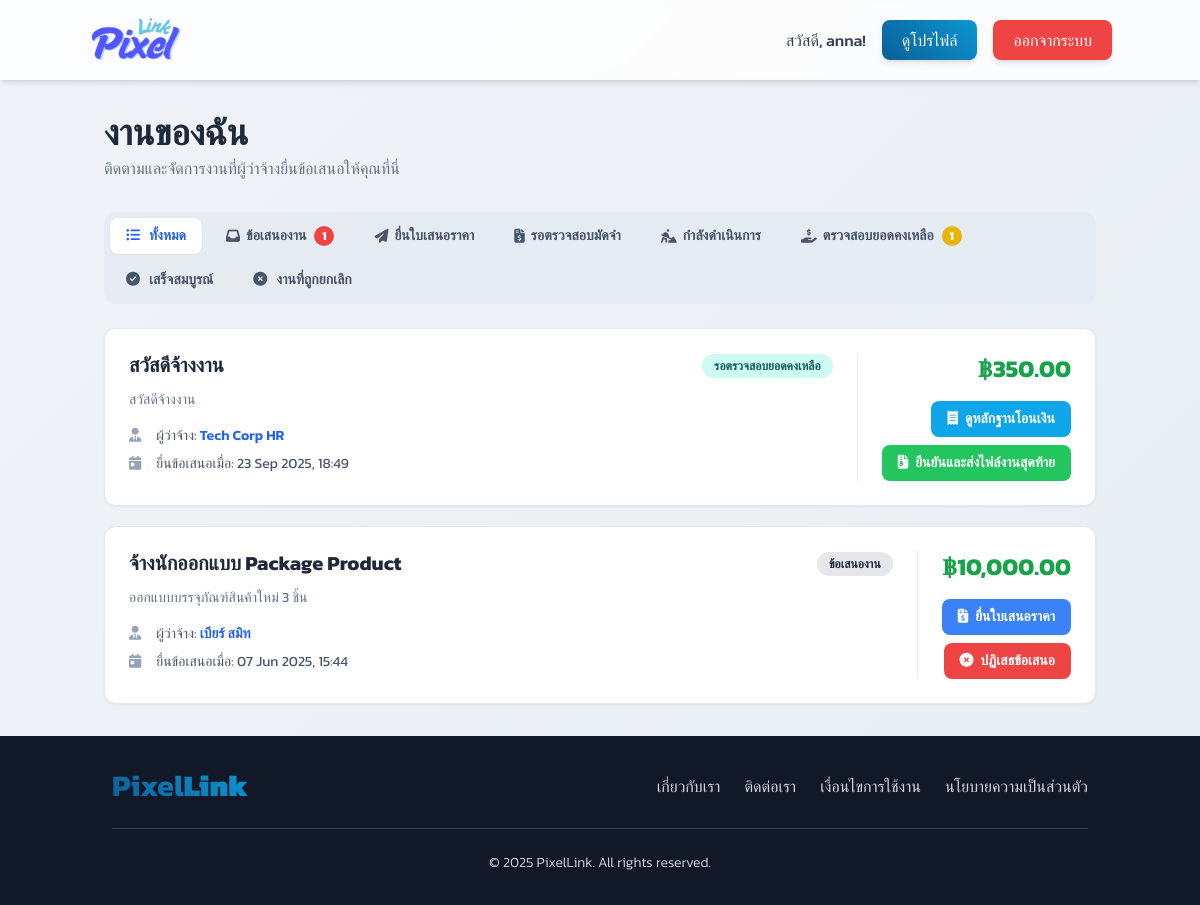
The page /designer/my_offers.php (signed in) on the database as committed earlier.
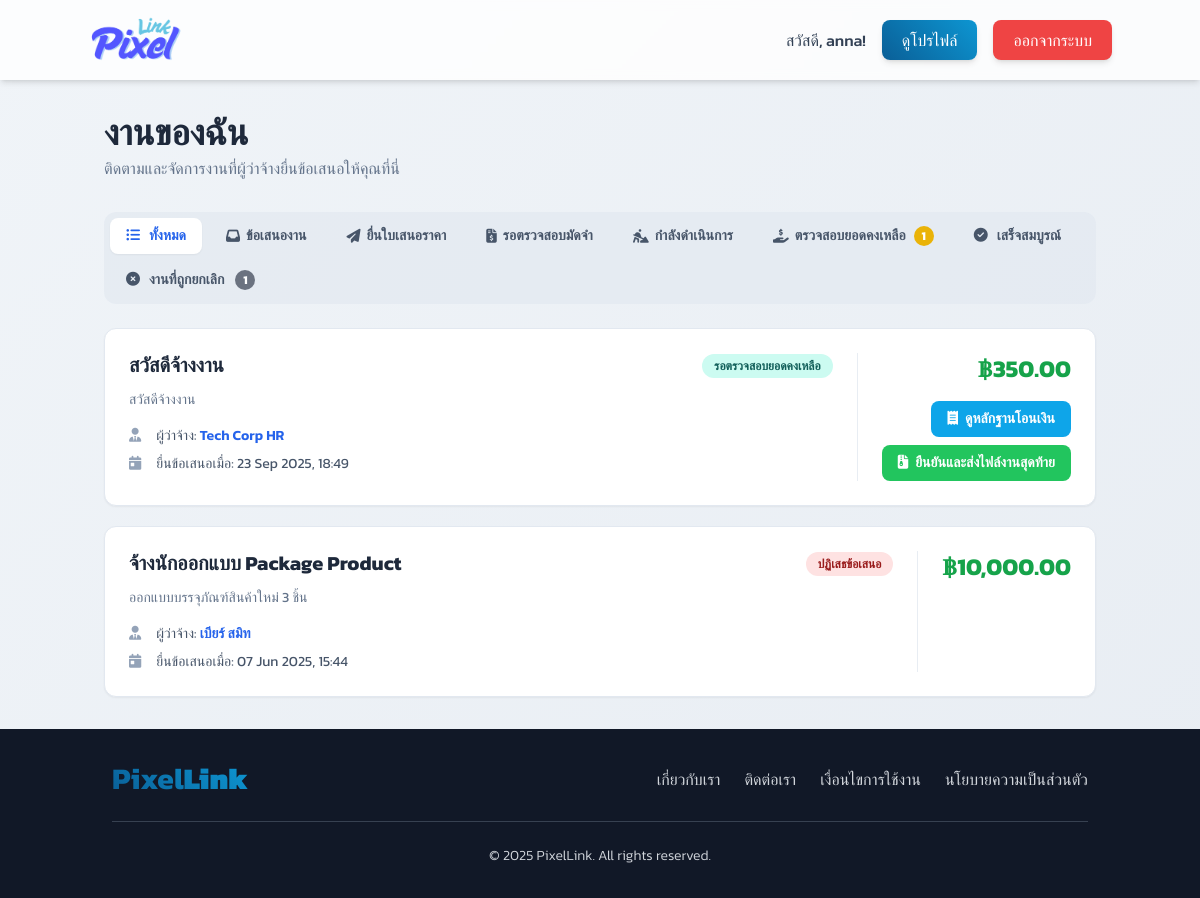
The same page on the database as committed later.
### tables this page shows
CREATE TABLE `client_job_requests` (
  `request_id` int(11) NOT NULL,
  `client_id` int(11) NOT NULL,
  `designer_id` int(11) DEFAULT NULL,
  `title` varchar(255) NOT NULL,
  `description` text DEFAULT NULL,
  `attachment_path` varchar(255) DEFAULT NULL,
  `category_id` int(11) DEFAULT NULL,
  `budget` varchar(100) DEFAULT NULL,
  `deadline` date DEFAULT NULL,
  `posted_date` timestamp NOT NULL DEFAULT current_timestamp(),
  `status` enum('open','proposed','awaiting_deposit_verification','assigned','draft_submitted','awaiting_final_payment','final_payment_verification','completed','cancelled','rejected','pending_deposit') DEFAULT 'open',
  `revision_count` int(11) NOT NULL DEFAULT 0
);

### designer/my_offers.php (the view, shortened to what the rows shown need)
<?php
require_once '../connect.php';
$designer_id = $_SESSION['user_id'];
$offers = [];
$sql = "
    SELECT
        cjr.request_id,
        cjr.title,
        cjr.description,
        COALESCE(ja.offered_price, cjr.budget) AS price, -- ใช้ราคาที่เสนอ ถ้าไม่มีให้ใช้งบประมาณเดิม
        cjr.posted_date AS offer_date,
        cjr.status,
        cjr.attachment_path,
        u.user_id AS client_id,
        CONCAT(u.first_name, ' ', u.last_name) AS client_name
    FROM job_applications ja
    JOIN client_job_requests cjr ON ja.request_id = cjr.request_id
    JOIN users u ON cjr.client_id = u.user_id
    WHERE ja.designer_id = ?
    ORDER BY cjr.posted_date DESC
";
$stmt = $conn->prepare($sql);
if ($stmt) {
    $stmt->bind_param("i", $designer_id);
    $stmt->execute();
    $result = $stmt->get_result();
    $offers = $result->fetch_all(MYSQLI_ASSOC);
} else {
    error_log("SQL Error (my_offers): " . $conn->error);
    die("เกิดข้อผิดพลาดในการดึงข้อมูล");
}
function getStatusInfo($status)
{
    switch ($status) {
        case 'open':
            return ['text' => 'ข้อเสนองาน', 'color' => 'bg-gray-200 text-gray-800', 'tab' => 'pending'];
        case 'final_payment_verification':
            return ['text' => 'รอตรวจสอบยอดคงเหลือ', 'color' => 'bg-teal-100 text-teal-800', 'tab' => 'awaiting_final'];
        case 'rejected':
            return ['text' => 'ปฏิเสธข้อเสนอ', 'color' => 'bg-red-100 text-red-800', 'tab' => 'cancelled'];
    }
}
?>
<!DOCTYPE html>
<html lang="th" class="h-full">
<head>
    <script src="https://cdn.tailwindcss.com"></script>
    <link rel="stylesheet" href="https://cdnjs.cloudflare.com/ajax/libs/font-awesome/6.4.0/css/all.min.css">
</head>
<body class="bg-slate-50 flex flex-col min-h-screen">
    <main class="container mx-auto px-4 py-8 flex-grow">
        <div class="mb-8">
            <h1 class="text-4xl font-bold text-slate-800">งานของฉัน</h1>
        </div>
        <div x-data="{ tab: 'all', isModalOpen: false, isDraftModalOpen: false, isFinalWorkModalOpen: false, modalData: {} }">
            <div class="space-y-5">
                <?php if (empty($offers)) : ?>
                    <div class="text-center bg-white rounded-lg shadow-sm p-12">
                        <i class="fa-solid fa-paper-plane fa-3x text-slate-300"></i>
                        <h3 class="mt-4 text-xl font-semibold text-slate-700">ยังไม่มีข้อเสนองานเข้ามา</h3>
                        <p class="mt-1 text-slate-500">เมื่อมีผู้ว่าจ้างสนใจคุณ ข้อเสนอจะแสดงที่นี่</p>
                    </div>
                <?php else : ?>
                    <?php foreach ($offers as $offer) : ?>
                        <?php
                        $statusInfo = getStatusInfo($offer['status']);
                        $data_status = $statusInfo['tab'];
                        ?>
                        <div x-show="tab === 'all' || tab === '<?= $data_status ?>'" data-status-tab="<?= $data_status ?>" class="bg-white rounded-xl border border-slate-200 p-6 shadow-sm hover:shadow-lg hover:-translate-y-1 transition-all duration-300">
                            <div class="flex flex-col sm:flex-row gap-6">
                                <div class="flex-1">
                                    <div class="flex items-center justify-between flex-wrap gap-2 mb-3">
                                        <h2 class="text-xl font-bold text-slate-800 leading-tight">
                                            <a href="#" class="view-details-btn hover:text-blue-600" data-request-id="<?= $offer['request_id'] ?>">
                                                <?= htmlspecialchars($offer['title']) ?>
                                            </a>
                                        </h2>
                                        <span class="text-xs font-semibold px-3 py-1 rounded-full <?= $statusInfo['color'] ?>">
                                            <?= htmlspecialchars($statusInfo['text']) ?>
                                        </span>
                                    </div>
                                    <p class="text-slate-500 text-sm mb-4 line-clamp-2">
                                        <?= htmlspecialchars($offer['description']) ?>
                                    </p>
                                    <div class="text-sm space-y-2 text-slate-600">
                                        <p><i class="fa-solid fa-user-tie w-5 text-slate-400 mr-1"></i> ผู้ว่าจ้าง: <a href="../view_profile_client.php?user_id=<?= $offer['client_id'] ?>" class="font-semibold text-blue-600 hover:underline"><?= htmlspecialchars($offer['client_name']) ?></a></p>
                                        <p><i class="fa-solid fa-calendar-day w-5 text-slate-400 mr-1"></i> ยื่นข้อเสนอเมื่อ: <?= date('d M Y, H:i', strtotime($offer['offer_date'])) ?></p>
                                    </div>
                                </div>
                                <div class="flex-shrink-0 sm:text-right sm:border-l sm:pl-6 border-slate-200/80 w-full sm:w-auto">
                                    <div class="text-2xl font-bold text-green-600 mb-4">
                                        ฿<?= !empty($offer['price']) ? number_format((float)$offer['price'], 2) : 'N/A' ?>
                                    </div>
                                    <div class="flex flex-col sm:items-end gap-2">
                                        <?php if ($offer['status'] === 'open') : ?>
                                            <button @click='isModalOpen = true; modalData = <?= htmlspecialchars(json_encode($offer), ENT_QUOTES, 'UTF-8') ?>' class="w-full sm:w-auto text-center px-4 py-2 bg-blue-500 text-white rounded-lg text-sm font-semibold hover:bg-blue-600">
                                                <i class="fa-solid fa-file-invoice-dollar mr-1"></i> ยื่นใบเสนอราคา
                                            </button>
                                            <button
                                                data-request-id="<?= $offer['request_id'] ?>"
                                                data-action="reject_offer"
                                                class="action-btn w-full sm:w-auto text-center px-4 py-2 bg-red-500 text-white rounded-lg text-sm font-semibold hover:bg-red-600 transition-all duration-200">
                                                <i class="fa-solid fa-times-circle mr-1"></i> ปฏิเสธข้อเสนอ
                                            </button>
                                        <?php elseif ($offer['status'] === 'proposed') : ?>
                                            <button data-request-id="<?= $offer['request_id'] ?>" class="view-proposal-btn w-full sm:w-auto text-center px-4 py-2 bg-purple-500 text-white rounded-lg text-sm font-semibold hover:bg-purple-600">
                                                <i class="fa-solid fa-eye mr-1"></i> ดูใบเสนอราคา
                                            </button>
                                        <?php elseif ($offer['status'] === 'awaiting_final_payment' || $offer['status'] === 'final_payment_verification') : ?>
                                            <button
                                                data-request-id="<?= $offer['request_id'] ?>"
                                                class="view-final-slip-btn w-full sm:w-auto text-center px-4 py-2 bg-sky-500 text-white rounded-lg text-sm font-semibold hover:bg-sky-600">
                                                <i class="fa-solid fa-receipt mr-1"></i> ดูหลักฐานโอนเงิน
                                            </button>
                                            <button @click='isFinalWorkModalOpen = true; modalData = <?= htmlspecialchars(json_encode($offer), ENT_QUOTES, "UTF-8") ?>' class="w-full sm:w-auto text-center px-4 py-2 bg-green-500 text-white rounded-lg text-sm font-semibold hover:bg-green-600">
                                                <i class="fa-solid fa-file-zipper mr-1"></i> ยืนยันและส่งไฟล์งานสุดท้าย
                                            </button>
                                        <?php elseif ($offer['status'] === 'completed') : ?>
                                            <a href="#reviews" class="w-full sm:w-auto text-center px-4 py-2 bg-yellow-500 text-white rounded-lg text-sm font-semibold hover:bg-yellow-600">
                                                <i class="fa-solid fa-star mr-1"></i> ดูรีวิว
                                            </a>
                                        <?php endif; ?>
                                    </div>
                                </div>
                            </div>
                        </div>
                    <?php endforeach; ?>
                <?php endif; ?>
            </div>
        </div>
    </main>
    <?php include '../includes/footer.php'; ?>
</body>
</html>

Rows that differ between the two databases and show on the page:
changed client_job_requests "จ้างนักออกแบบ Package Product": status "ข้อเสนองาน" → "ปฏิเสธข้อเสนอ"; no longer shows "ยื่นใบเสนอราคา ปฏิเสธข้อเสนอ"
Other text that changed with them:
$cancelled_rejected_count: (not shown) → "1"
$pending_offers_count: "1" → (not shown)
